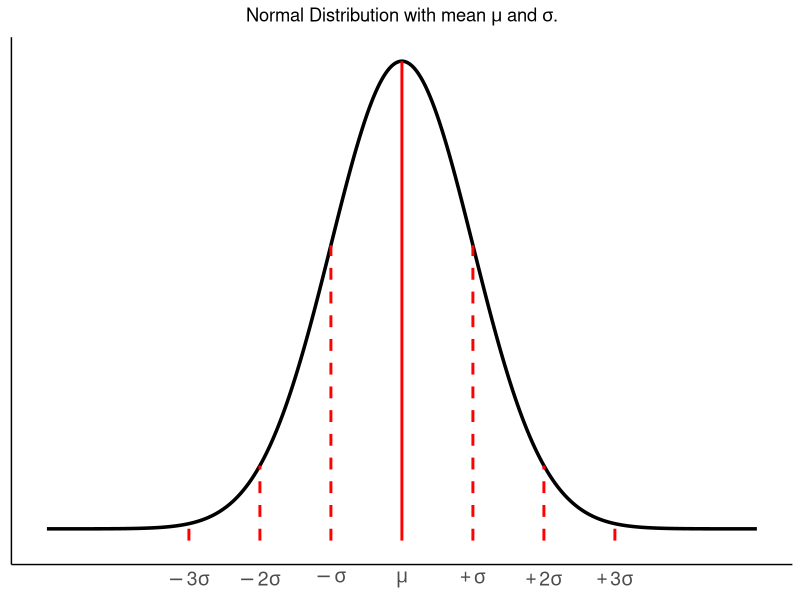
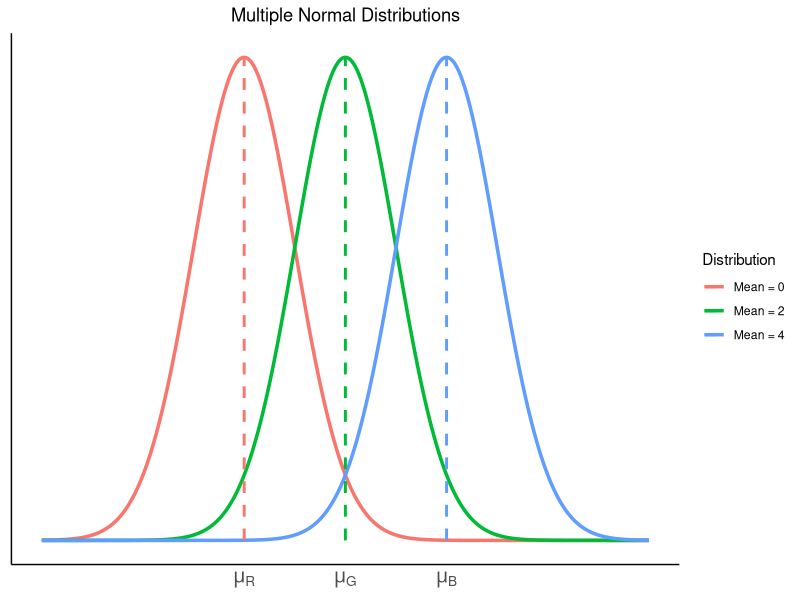
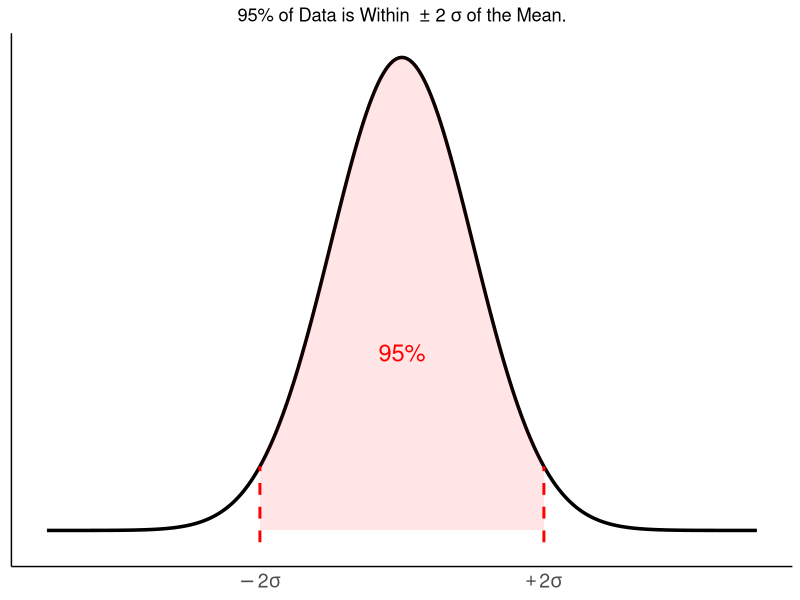
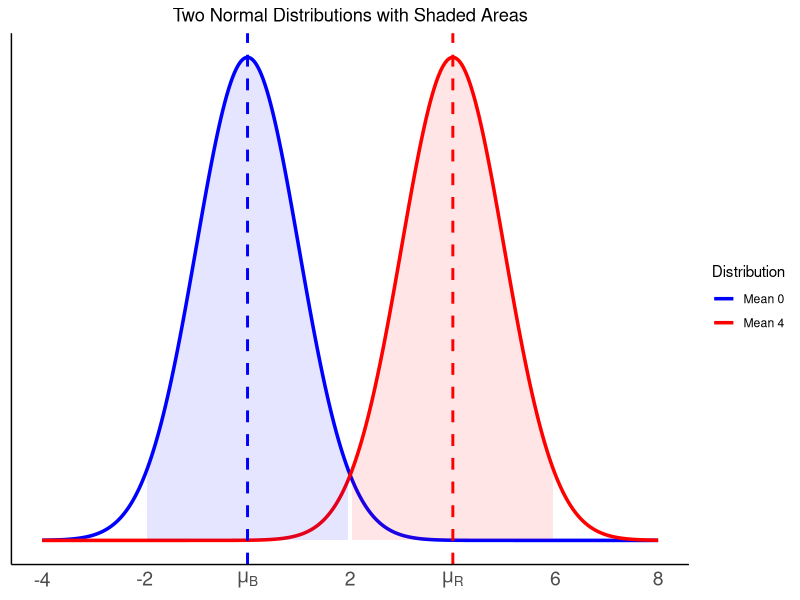
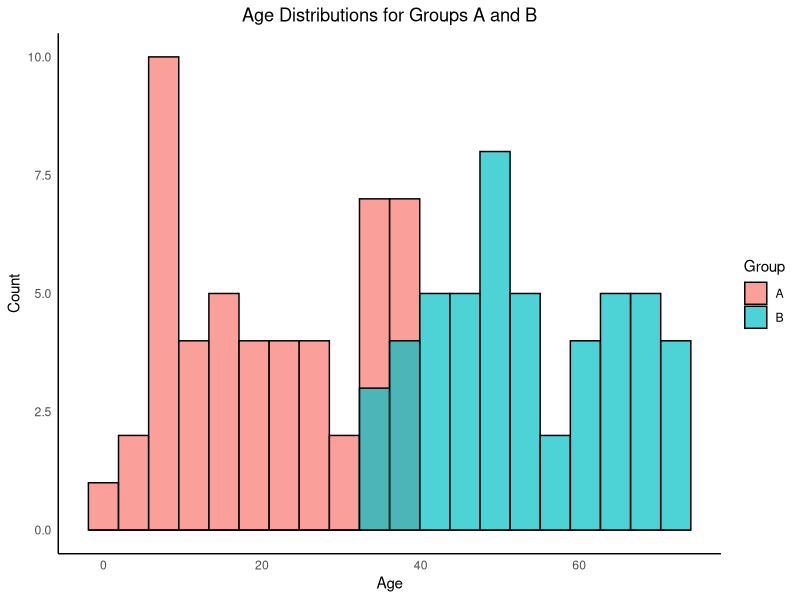
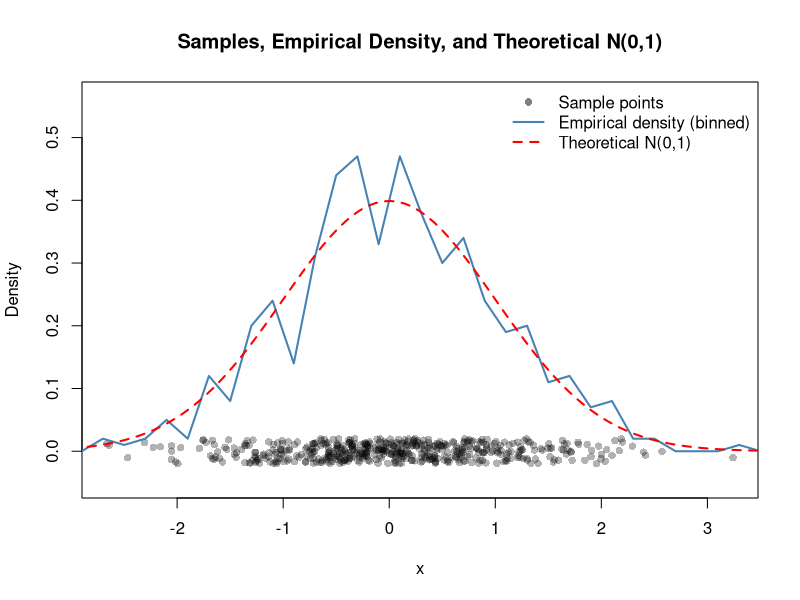
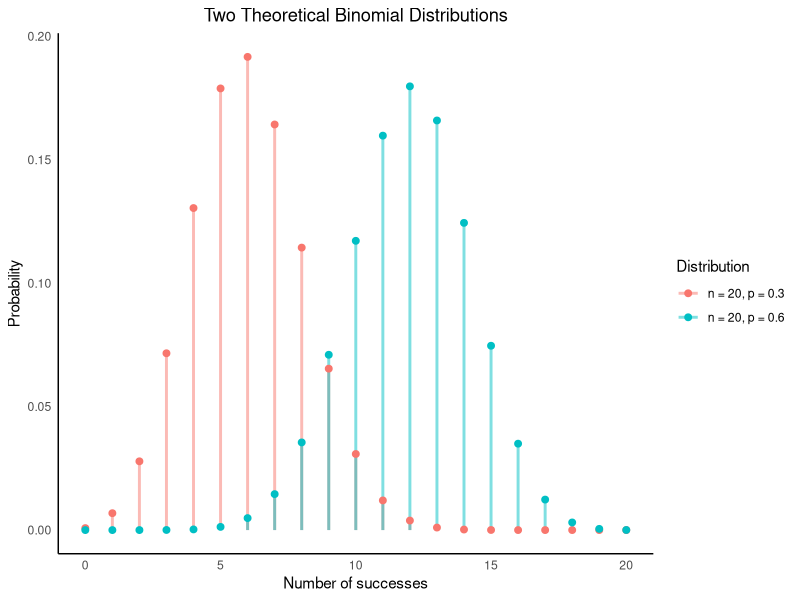
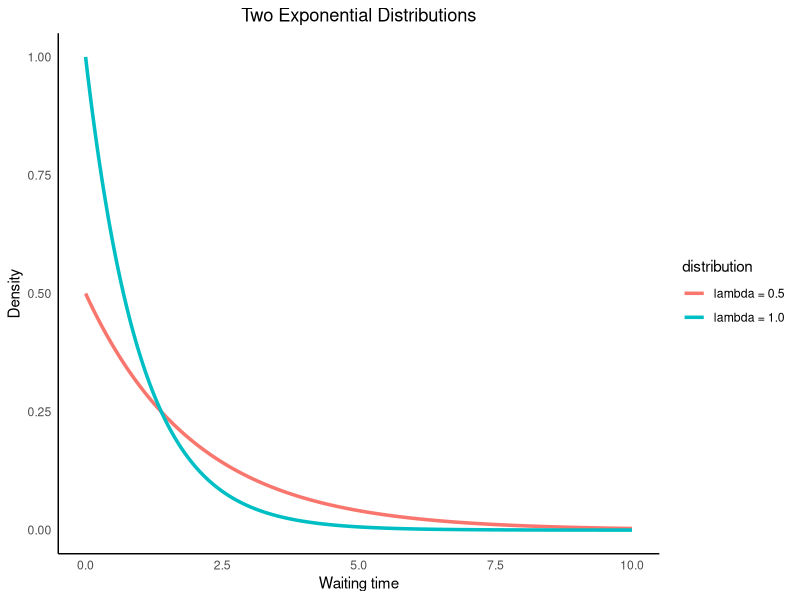

R code for these plots, in order:
## ---- chunk 1
knitr::opts_chunk$set(echo = TRUE)

knitr::opts_chunk$set(
  fig.width = 6,
  fig.height = 4,
  fig.align = "center"  # center figures
)

## ---- chunk 2
setwd("C:/R-statistics-analysis")
## ---- chunk 3

library(ggplot2)

x <- seq(-5, 5, length.out = 1000)

df <- data.frame(
  x = x,
  density = dnorm(x, mean = 0, sd = 1)
)

# Positions for vertical lines
vline_positions <- c(-3, -2, -1, 0, 1, 2, 3)

# Data frame for vertical segments
vline_df <- data.frame(
  x = vline_positions,
  y_start = -0.01,
  y_end = dnorm(vline_positions, mean = 0, sd = 1)
)

ggplot(df, aes(x = x, y = density)) +
  geom_line(linewidth = 1.2, color = "black") +
  geom_segment(
    data = vline_df,
    aes(x = x, xend = x, y = y_start, yend = y_end),
    linetype = c(2, 2, 2, 1, 2, 2, 2),    # dashed for -1 and 1, solid for 0
    linewidth = 1,
    color = "red"
  ) +
  scale_x_continuous(
    breaks = c(-3, -2, -1, 0, 1, 2, 3),
    labels = expression(-3*sigma, -2*sigma, -sigma, mu, +sigma, +2*sigma, +3*sigma)
  ) +
  labs(
    title = expression("Normal Distribution with mean " * mu * " and " * sigma * "."),
    x = NULL,
    y = NULL
  ) +
  theme_minimal() +
  theme(
    plot.title = element_text(hjust = 0.5),
    panel.grid.major = element_blank(),
    panel.grid.minor = element_blank(),
    axis.line = element_line(color = "black"),
    axis.text.y = element_blank(),
    axis.text.x = element_text(size = 14)
  )
## ---- chunk 4

library(ggplot2)

x <- seq(-4, 8, length.out = 1000)

df <- data.frame(
  x = rep(x, 3),
  density = c(
    dnorm(x, mean = 0, sd = 1),
    dnorm(x, mean = 2, sd = 1),
    dnorm(x, mean = 4, sd = 1)
  ),
  distribution = factor(
    rep(c("Mean = 0", "Mean = 2", "Mean = 4"), each = length(x))
  )
)

# Data frame for vertical mean segments
vline_df <- data.frame(
  x = c(0, 2, 4),
  mean = c(0, 2,4),
  distribution = factor(
    expression("Mean = 0", "Mean = 2", "Mean = 4"),
    levels = levels(df$distribution)
  )
)

# Segment start/end
vline_df$y_start <- 0
vline_df$y_end <- dnorm(vline_df$x, mean = vline_df$mean, sd = 1)

ggplot(df, aes(x = x, y = density, color = distribution)) +
  geom_line(linewidth = 1.2) +
  geom_segment(
    data = vline_df,
    aes(
      x = x, xend = x,
      y = y_start, yend = y_end,
      color = distribution
    ),
    linewidth = 1,
    linetype = "dashed"
  ) +
  scale_x_continuous(
    breaks = c(0, 2, 4),
    labels = expression(mu[R], mu[G], mu[B])
  ) +
  labs(
    title = "Multiple Normal Distributions",
    x = NULL,
    y = NULL,
    color = "Distribution"
  ) +
  theme_minimal() +
  theme(
    plot.title = element_text(hjust = 0.5),
    panel.grid.major = element_blank(),
    panel.grid.minor = element_blank(),
    axis.line = element_line(color = "black"),
    axis.text.y = element_blank(),
    axis.text.x = element_text(size = 14)
  )
## ---- chunk 5

library(ggplot2)

x <- seq(-5, 5, length.out = 1000)

df <- data.frame(
  x = x,
  density = dnorm(x, mean = 0, sd = 1)
)

# Positions for vertical lines
vline_positions <- c(-2, 2)

# Data frame for vertical segments
vline_df <- data.frame(
  x = vline_positions,
  y_start = -0.01,
  y_end = dnorm(vline_positions, mean = 0, sd = 1)
)

ggplot(df, aes(x = x, y = density)) +
  geom_line(linewidth = 1.2, color = "black") +
  geom_ribbon(
    data = subset(df, x >= -2 & x <= 2),
    aes(x = x, ymin = 0, ymax = density),
    alpha = 0.1,
    inherit.aes = FALSE,
    fill = "red"
  ) +
  geom_segment(
    data = vline_df,
    aes(x = x, xend = x, y = y_start, yend = y_end),
    linetype = c(2, 2), # all dashed lines
    linewidth = 1,
    color = "red"
  ) +
  scale_x_continuous(
    breaks = c(-2, 2),
    labels = expression(-2*sigma, +2*sigma)
  ) +
  labs(
    title = expression("95% of Data is Within " * ~"\u00B1 2 " * sigma * " of the Mean."),
    x = NULL,
    y = NULL
  ) +
  theme_minimal() +
  theme(
    plot.title = element_text(hjust = 0.5),
    panel.grid.major = element_blank(),
    panel.grid.minor = element_blank(),
    axis.line = element_line(color = "black"),
    axis.text.y = element_blank(),
    axis.text.x = element_text(size = 14)
  ) +
  annotate("text", x = 0, y = 0.15, label = "95%", color = "red", size = 6)
## ---- chunk 6

library(ggplot2)

x <- seq(-4, 8, length.out = 1000)

df <- data.frame(
  x = rep(x, 2),
  density = c(
    dnorm(x, mean = 0, sd = 1),
    dnorm(x, mean = 4, sd = 1)
  ),
  distribution = factor(rep(c("Mean 0", "Mean 4"), each = length(x)))
)

ggplot(df, aes(x = x, y = density, color = distribution, fill = distribution)) +
  geom_line(linewidth = 1.2) +
  geom_ribbon(
    data = subset(df, distribution == "Mean 0" & x >= -1.96 & x <= 1.96),
    aes(x = x, ymin = 0, ymax = density),
    alpha = 0.1,
    inherit.aes = FALSE,
    fill = "blue"
  ) +
  geom_ribbon(
    data = subset(df, distribution == "Mean 4" & x >= -1.96+4 & x <= 1.96+4),
    aes(x = x, ymin = 0, ymax = density),
    alpha = 0.1,
    inherit.aes = FALSE,
    fill = "red"
  ) +
  scale_color_manual(values = c("Mean 0" = "blue", "Mean 4" = "red")) +
  scale_fill_manual(values = c("Mean 0" = "blue", "Mean 4" = "red")) +
  scale_x_continuous(
    breaks = c(-4, -2, 0, 2, 4, 6, 8),
    labels = c(
      "-4", "-2",
      expression(mu[B]),
      "2",
      expression(mu[R]),
      "6", "8"
    )
  ) +
  labs(
    title = "Two Normal Distributions with Shaded Areas",
    x = NULL,
    y = NULL,
    color = "Distribution"
  ) +
  theme_minimal() +
  theme(
    plot.title = element_text(hjust = 0.5),
    panel.grid.major = element_blank(),
    panel.grid.minor = element_blank(),
    axis.line = element_line(color = "black"),
    axis.text.y = element_blank(),
    axis.text.x = element_text(size = 14)
  ) +
  geom_vline(xintercept = 0, color = "blue", linetype = "dashed", linewidth = 1) +
  geom_vline(xintercept = 4, color = "red", linetype = "dashed", linewidth = 1)

## ---- chunk 7

set.seed(2)  # for reproducibility

n <- 50
age_A <- runif(n, min = 1, max = 40)
age_B <- runif(n, min = 35, max = 74)

df <- data.frame(
  age = c(age_A, age_B),
  group = rep(c("A", "B"), each = n)
)

library(ggplot2)

ggplot(df, aes(x = age, fill = group)) +
  geom_histogram(position = "identity", alpha = 0.7, bins = 20, color = "black") +
  labs(
    title = "Age Distributions for Groups A and B",
    x = "Age",
    y = "Count",
    fill = "Group"
  ) +
  theme_minimal() +
  theme(
    plot.title = element_text(hjust = 0.5),
    panel.grid.major = element_blank(),
    panel.grid.minor = element_blank(),
    axis.line = element_line(color = "black")
  )

## ---- chunk 8

set.seed(123)

# 1. Sample data
N <- 500
x <- rnorm(N, mean = 0, sd = 1)

# Small vertical jitter so points don't overlap
y_jitter <- runif(N, min = -0.02, max = 0.02)

# 2. Empirical density via bins
dx <- 0.2
breaks <- seq(
  from = floor(min(x)),
  to   = ceiling(max(x)),
  by   = dx
)

h <- hist(x, breaks = breaks, plot = FALSE)

emp_density <- h$counts / (N * dx)
mids <- h$mids

# 3. Plot setup
plot(
  x, y_jitter,
  pch = 16,
  col = rgb(0, 0, 0, 0.3),
  xlab = "x",
  ylab = "Density",
  ylim = c(-0.05, max(emp_density) * 1.2),
  main = "Samples, Empirical Density, and Theoretical N(0,1)"
)

# 4. Empirical density as a solid line
lines(
  mids, emp_density,
  col = "steelblue",
  lwd = 2
)

# 5. Theoretical density
curve(
  dnorm(x, mean = 0, sd = 1),
  from = min(breaks),
  to   = max(breaks),
  add = TRUE,
  col = "red",
  lwd = 2,
  lty = 2
)

# 6. Legend
legend(
  "topright",
  legend = c(
    "Sample points",
    "Empirical density (binned)",
    "Theoretical N(0,1)"
  ),
  col = c(
    rgb(0, 0, 0, 0.5),
    "steelblue",
    "red"
  ),
  lwd = c(NA, 2, 2),
  lty = c(NA, 1, 2),
  pch = c(16, NA, NA),
  bty = "n"
)
## ---- chunk 9

x <- 0:20

df <- data.frame(
    x = rep(x, 2),
    probability = c(
    dbinom(x, size = 20, prob = 0.3),
    dbinom(x, size = 20, prob = 0.6)
  ),
  distribution = factor(rep(
    c("n = 20, p = 0.3", "n = 20, p = 0.6"),
    each = length(x)
  ))
)

library(ggplot2)


ggplot(df, aes(x = x, y = probability, color = distribution)) +
  geom_segment(
  aes(xend = x, y = 0, yend = probability),
    linewidth = 1,
    alpha = 0.5
  ) +
  geom_point(size = 2) +
  labs(
    title = "Two Theoretical Binomial Distributions",
    x = "Number of successes",
    y = "Probability",
    color = "Distribution"
  ) +
  theme_minimal() +
  theme(
    plot.title = element_text(hjust = 0.5),
    panel.grid.major = element_blank(),
    panel.grid.minor = element_blank(),
    axis.line = element_line(color = "black"),
  )
## ---- chunk 10
library(ggplot2)

# x range (waiting time)
x <- seq(0, 10, length.out = 1000)

# Data frame with two exponential PDFs
df <- data.frame(
  x = rep(x, 2),
  density = c(
    dexp(x, rate = 0.5),
    dexp(x, rate = 1.0)
  ),
  distribution = factor(rep(
    c("lambda = 0.5", "lambda = 1.0"),
    each = length(x)
  ))
)

ggplot(df, aes(x = x, y = density, color = distribution)) +
  geom_line(linewidth = 1.2) +
  labs(
    title = "Two Exponential Distributions",
    x = "Waiting time",
    y = "Density"
  ) +
  theme_minimal() +
  theme(
    plot.title = element_text(hjust = 0.5),
    panel.grid.major = element_blank(),
    panel.grid.minor = element_blank(),
    axis.line = element_line(color = "black"),
  )
## ---- chunk 11
set.seed(1) # for reproducibility

library(ggplot2)

# Simulate 10 dice throws (values 1 to 6)
throws <- sample(1:6, size = 10, replace = TRUE)

# Calculate sample mean and SD
mean_throws <- mean(throws)
sd_throws <- sd(throws)

# Create a data frame for plotting
df <- data.frame(value = throws)

# Plot histogram of throws with mean and SD lines
ggplot(df, aes(x = value)) +
  geom_histogram(binwidth = 1, boundary = 0.5, fill = "skyblue", color = "black") +
  geom_vline(xintercept = mean_throws, color = "red", size = 1, linetype = "solid") +
  geom_vline(xintercept = mean_throws + sd_throws, color = "red", size = 1, linetype = "dashed") +
  geom_vline(xintercept = mean_throws - sd_throws, color = "red", size = 1, linetype = "dashed") +
  labs(
    title = "Distribution of 10 Dice Throws",
    subtitle = paste0("Mean = ", round(mean_throws, 2), ", SD = ", round(sd_throws, 2)),
    x = "Dice Value",
    y = "Count"
  ) +
  scale_x_continuous(breaks = 1:6) +
  theme_minimal() +
  theme(
    plot.title = element_text(hjust = 0.5),
    plot.subtitle = element_text(hjust = 0.5),
    panel.grid.major = element_blank(),
    panel.grid.minor = element_blank(),
    axis.line = element_line(color = "black"),
  )
## ---- chunk 12
set.seed(1) # for reproducibility

library(ggplot2)

# Simulate 100 dice throws (values 1 to 6)
throws <- sample(1:6, size = 100, replace = TRUE)

# Calculate sample mean and SD
mean_throws <- mean(throws)
sd_throws <- sd(throws)

# Create a data frame for plotting
df <- data.frame(value = throws)

# Plot histogram of throws with mean and SD lines
ggplot(df, aes(x = value)) +
  geom_histogram(binwidth = 1, boundary = 0.5, fill = "skyblue", color = "black") +
  geom_vline(xintercept = mean_throws, color = "red", size = 1, linetype = "solid") +
  geom_vline(xintercept = mean_throws + sd_throws, color = "red", size = 1, linetype = "dashed") +
  geom_vline(xintercept = mean_throws - sd_throws, color = "red", size = 1, linetype = "dashed") +
  labs(
    title = "Distribution of 100 Dice Throws",
    subtitle = paste0("Mean = ", round(mean_throws, 2), ", SD = ", round(sd_throws, 2)),
    x = "Dice Value",
    y = "Count"
  ) +
  scale_x_continuous(breaks = 1:6) +
  theme_minimal() +
  theme(
    plot.title = element_text(hjust = 0.5),
    plot.subtitle = element_text(hjust = 0.5),
    panel.grid.major = element_blank(),
    panel.grid.minor = element_blank(),
    axis.line = element_line(color = "black"),
  )
## ---- chunk 13
set.seed(1) # for reproducibility

library(ggplot2)

# Simulate 1000 dice throws (values 1 to 6)
throws <- sample(1:6, size = 1000, replace = TRUE)

# Calculate sample mean and SD
mean_throws <- mean(throws)
sd_throws <- sd(throws)

# Create a data frame for plotting
df <- data.frame(value = throws)

# Plot histogram of throws with mean and SD lines
ggplot(df, aes(x = value)) +
  geom_histogram(binwidth = 1, boundary = 0.5, fill = "skyblue", color = "black") +
  geom_vline(xintercept = mean_throws, color = "red", size = 1, linetype = "solid") +
  geom_vline(xintercept = mean_throws + sd_throws, color = "red", size = 1, linetype = "dashed") +
  geom_vline(xintercept = mean_throws - sd_throws, color = "red", size = 1, linetype = "dashed") +
  labs(
    title = "Distribution of 1000 Dice Throws",
    subtitle = paste0("Mean = ", round(mean_throws, 2), ", SD = ", round(sd_throws, 2)),
    x = "Dice Value",
    y = "Count"
  ) +
  scale_x_continuous(breaks = 1:6) +
  theme_minimal() +
  theme(
    plot.title = element_text(hjust = 0.5),
    plot.subtitle = element_text(hjust = 0.5),
    panel.grid.major = element_blank(),
    panel.grid.minor = element_blank(),
    axis.line = element_line(color = "black"),
  )
## ---- chunk 14
set.seed(12)

n <- 10
B_vals <- c(50)

df <- data.frame()

for (B in B_vals) {
  sample_means <- numeric(B)
  
  for (i in 1:B) {
    x <- sample(1:6, size = n, replace = TRUE)
    sample_means[i] <- mean(x)
  }
  
  df <- rbind(
    df,
    data.frame(
      value = sample_means,
      experiments = factor(B)
    )
  )
}

library(dplyr)

stats <- df %>%
  group_by(experiments) %>%
  summarise(
    mean_val = mean(value),
    sd_val = sd(value)
  )

# Create a grid for normal curves
normal_curves <- stats %>%
  rowwise() %>%
  do({
    data.frame(
      experiments = .$experiments,
      x = seq(min(df$value), max(df$value), length.out = 100),
      y = dnorm(
        seq(min(df$value),
            max(df$value),
            length.out = 100),
        mean = .$mean_val,
        sd = .$sd_val)
    )
  }) %>%
  ungroup()

#experiments <- as.numeric(as.character(df$experiments))

library(ggplot2)

ggplot(df, aes(x = value)) +
  geom_histogram(
    aes(y = after_stat(density)),
    bins = 10,
    fill = "steelblue",
    color = "black",
    alpha = 0.6
  ) +
  geom_line(
    data = normal_curves,
    aes(x = x, y = y),
    color = "red",
    size = 1
  ) +
  facet_wrap(~ experiments, ncol = 3) +
  labs(
    title = "Sampling Distributions with n = 10 sample size",
    subtitle = "Histograms with overlaid normal density",
    x = "Sample mean",
    y = "Density"
  ) +
  scale_x_continuous(breaks = seq(2, 5, by = 0.25)) +
  theme_minimal() +
  theme(
    plot.title = element_text(hjust = 0.5),
    plot.subtitle = element_text(hjust = 0.5),
    panel.grid.major = element_blank(),
    panel.grid.minor = element_blank(),
    axis.line = element_line(color = "black"),
  )
## ---- chunk 15
set.seed(12)

n <- 10
B_vals <- c(5, 10, 20, 30, 50, 100, 200, 500, 1000)

df <- data.frame()

for (B in B_vals) {
  sample_means <- numeric(B)
  
  for (i in 1:B) {
    x <- sample(1:6, size = n, replace = TRUE)
    sample_means[i] <- mean(x)
  }
  
  df <- rbind(
    df,
    data.frame(
      value = sample_means,
      experiments = factor(B)
    )
  )
}

library(dplyr)

stats <- df %>%
  group_by(experiments) %>%
  summarise(
    mean_val = mean(value),
    sd_val = sd(value)
  )

# Create a grid for normal curves
normal_curves <- stats %>%
  rowwise() %>%
  do({
    data.frame(
      experiments = .$experiments,
      x = seq(min(df$value), max(df$value), length.out = 100),
      y = dnorm(
        seq(min(df$value),
            max(df$value),
            length.out = 100),
        mean = .$mean_val,
        sd = .$sd_val)
    )
  }) %>%
  ungroup()

#experiments <- as.numeric(as.character(df$experiments))

library(ggplot2)

ggplot(df, aes(x = value)) +
  geom_histogram(
    aes(y = after_stat(density)),
    bins = 10,
    fill = "steelblue",
    color = "black",
    alpha = 0.6
  ) +
  geom_line(
    data = normal_curves,
    aes(x = x, y = y),
    color = "red",
    size = 1
  ) +
  facet_wrap(~ experiments, ncol = 3) +
  labs(
    title = "Sampling Distributions with n = 10 sample size",
    subtitle = "Histograms with overlaid normal density",
    x = "Sample mean",
    y = "Density"
  ) +
  scale_x_continuous(breaks = seq(2, 5, by = 1.5)) +
  theme_minimal() +
  theme(
    plot.title = element_text(hjust = 0.5),
    plot.subtitle = element_text(hjust = 0.5),
    panel.grid.major = element_blank(),
    panel.grid.minor = element_blank(),
    axis.line = element_line(color = "black"),
  )
## ---- chunk 16

library(survival)
library(ggplot2)

set.seed(1)

# Simulate data: two groups, 100 individuals each
n <- 100
data <- data.frame(
  time = c(rexp(n, rate = 0.012), rexp(n, rate = 0.014)),  # exponential survival times
  status = c(rbinom(n, 1, 0.9), rbinom(n, 1, 0.9)),    # 100% event observed
  group = rep(c("A", "B"), each = n)
)

# Fit Kaplan-Meier
fit <- survfit(Surv(time, status) ~ group, data = data)

# Extract survival data into a data frame for ggplot
km_data <- do.call(rbind, lapply(seq_along(fit$strata), function(i) {
  idx <- sum(fit$strata[seq_len(i - 1)]) + 1L:fit$strata[i]
  data.frame(
    time = fit$time[idx],
    surv = fit$surv[idx],
    upper = fit$upper[idx],
    lower = fit$lower[idx],
    strata = rep(names(fit$strata)[i], fit$strata[i])
  )
}))

# Plot KM curves with confidence ribbons
ggplot(km_data, aes(x = time, y = surv, color = strata, fill = strata)) +
  geom_step(linewidth = 1.2) +
  labs(x = "Time in Days", y = "Survival Probability", color = "Group", fill = "Group") +
  coord_cartesian(xlim = c(0, 210), ylim = c(1.0, 0.0)) +
  scale_x_continuous(breaks = seq(0, 210, by = 20)) +    # ticks every 10 units
  scale_y_continuous(breaks = seq(0.0, 1.0, by = 0.1)) +     # ticks every 0.1
  theme_minimal()



## ---- chunk 17
set.seed(11)

# Sample size in both groups
n <- 10

A <- rnorm(n, mean = 9, sd = 3)
B <- rnorm(n, mean = 12, sd = 3)

df <- data.frame(
  value = c(A, B),
  group = factor(rep(c("A", "B"), each = n))
)
## ---- chunk 18
library(ggplot2)


# Data points
ggplot(df, aes(x = group, y = value)) +
  geom_jitter(width = 0.1, alpha = 1) +
  labs(
    title = "Comparison of Two Normally Distributed Groups, Data Points",
    x = "Group",
    y = "Value"
  ) +
  theme_minimal()
## ---- chunk 19
# Mean ± 1 SD
ggplot(df, aes(x = group, y = value)) +
  stat_summary(
    fun = mean,
    geom = "point",
    size = 4,
    color = "red"
  ) +
  stat_summary(
    fun.data = mean_sdl,
    fun.args = list(mult = 1),
    geom = "errorbar",
    width = 0.1,
    color = "red"
  ) +
  labs(
    title = "Comparison of Two Normally Distributed Groups, Mean ± SD",
    x = "Group",
    y = "Value"
  ) +
  theme_minimal()
## ---- chunk 20
# Boxplot
ggplot(df, aes(x = group, y = value)) +
  geom_boxplot(fill = "orange", size = 0.5, outlier.shape = NA, coef = Inf) +
  labs(
    title = "Comparison of Two Normally Distributed Groups, Boxplots",
    x = "Group",
    y = "Value"
  ) +
  theme_minimal()

## ---- chunk 21
set.seed(11)

# Sample size in both groups
n <- 5

A <- rnorm(n, mean = 9, sd = 3)
B <- rnorm(n, mean = 12, sd = 3)

df <- data.frame(
  value = c(A, B),
  group = factor(rep(c("A", "B"), each = n))
)

# Subset for the point to highlight (5th point in group B)
highlight_point <- df[df$group == "B", ][5, ]

# Plot data points and mean ± SD
ggplot(df, aes(x = group, y = value)) +
  geom_jitter(width = 0.1, alpha = 0.3) +
  stat_summary(
    fun = mean,
    geom = "point",
    size = 4,
    color = "red"
  ) +
  stat_summary(
    fun.data = mean_sdl,
    fun.args = list(mult = 1),
    geom = "errorbar",
    width = 0.1,
    color = "red"
  ) +
  geom_point(
    data = highlight_point,
    aes(x = group, y = value),
    color = "blue",
    size = 5,
    shape = 1
  ) +
  labs(
    title = "Comparison of Groups using Mean ± SD, No Outlier",
    x = "Group",
    y = "Value"
  ) +
  theme_minimal()

mean_A <- mean(df$value[df$group == "A"])
mean_B <- mean(df$value[df$group == "B"])

mean_diff <- mean_B - mean_A

mean_diff
## ---- chunk 22

# Copy df to avoid altering original data accidentally
df_mod <- df

# Add 50 to the blue point’s value
df_mod[df_mod$group == "B", ][5, ]$value <- df_mod[df_mod$group == "B", ][5, ]$value + 50

highlight_point <- df_mod[df_mod$group == "B", ][5, ]

# Plot data points and mean ± SD
ggplot(df_mod, aes(x = group, y = value)) +
  geom_jitter(width = 0.1, alpha = 0.3) +
  stat_summary(
    fun = mean,
    geom = "point",
    size = 4,
    color = "red"
  ) +
  stat_summary(
    fun.data = mean_sdl,
    fun.args = list(mult = 1),
    geom = "errorbar",
    width = 0.1,
    color = "red"
  ) +
  geom_point(
    data = highlight_point,
    aes(x = group, y = value),
    color = "blue",
    size = 5,
    shape = 1
  ) +
  labs(
    title = "Comparison of Groups using Mean ± SD, With Outlier",
    x = "Group",
    y = "Value"
  ) +
  theme_minimal()

mean_A <- mean(df_mod$value[df_mod$group == "A"])
mean_B <- mean(df_mod$value[df_mod$group == "B"])

mean_diff <- mean_B - mean_A

mean_diff

## ---- chunk 23
set.seed(1)

n <- 50
x <- runif(n, 0, 10)
y <- 2 + 3 * x + rnorm(n, 0, 10)  # y = 2 + 3x + noise

df <- data.frame(x = x, y = y)

model <- lm(y ~ x, data = df)

library(ggplot2)

ggplot(df, aes(x = x, y = y)) +
  geom_point(alpha = 0.6) +
  geom_smooth(method = "lm", se = FALSE, color = "blue",linewidth = 1.2) +
  ylim(-200, 200) +
  labs(title = "Linear Regression without Outliers", x = "x", y = "y") +
  theme_minimal()
## ---- chunk 24
# Add outliers
df_outlier <- rbind(df, data.frame(x = 8, y = 150))  # extreme y value at x=8
df_outlier <- rbind(df_outlier, data.frame(x = 1, y = -120))  # extreme y value at x=1
df_outlier <- rbind(df_outlier, data.frame(x = 10, y = 180))  # extreme y value at x=10

# Fit model with outlier
model_outlier <- lm(y ~ x, data = df_outlier)

ggplot(df_outlier, aes(x = x, y = y)) +
  geom_point(alpha = 0.6) +
  geom_smooth(method = "lm", se = FALSE, color = "red", linewidth = 1.2) +
  ylim(-200, 200) +
  labs(title = "Linear Regression with Outliers", x = "x", y = "y") +
  theme_minimal()
## ---- chunk 25
ggplot() +
  geom_point(data = df_outlier, aes(x = x, y = y), alpha = 0.6) +
  geom_smooth(data = df, aes(x = x, y = y), method = "lm", se = FALSE, color = "blue", linewidth = 1.2) +
  geom_smooth(data = df_outlier, aes(x = x, y = y), method = "lm", se = FALSE, color = "red", linewidth = 1.2) +
  ylim(-200, 200) +
  labs(title = "Regression Line Before (blue) and After (red) Adding Outlier",
       x = "x", y = "y") +
  theme_minimal()
## ---- chunk 26
set.seed(42)

n <- 50

# Generate two variables with correlation

x <- rnorm(n, mean = 6, sd = 3)
y <- rnorm(n, mean = 4, sd = 2)

df <- data.frame(x = x, y = y)

library(ggplot2)

ggplot(df, aes(x = x, y = y)) +
  geom_point(color = "blue", alpha = 0.7) +
  geom_smooth(method = "lm", se = FALSE, color = "red") +
  ylim(-5,30) +
  labs(
    title = "Scatter plot of two correlated variables",
    subtitle = paste("Correlation:", round(cor(df$x, df$y), 2)),
    x = "Variable X",
    y = "Variable Y"
  ) +
  theme_minimal()
## ---- chunk 27
# Modify points to extreme outliers
df_mod <- df
df_mod$x[1] <- 12
df_mod$y[1] <- 28
df_mod$x[2] <- -2
df_mod$y[2] <- -3

# Calculate correlation before and after
cor_before <- cor(df$x, df$y)
cor_after <- cor(df_mod$x, df_mod$y)

# Plot with highlighted point
ggplot(df_mod, aes(x = x, y = y)) +
  geom_point(color = "blue", alpha = 0.7) +
  geom_point(data = df_mod[1, ], aes(x = x, y = y), color = "orange", size = 6, shape = 1) +
  geom_point(data = df_mod[2, ], aes(x = x, y = y), color = "orange", size = 6, shape = 1) +
  geom_smooth(method = "lm", se = FALSE, color = "red", size = 1) +
  ylim(-5,30) +
  labs(
    title = "Scatter plot with extreme outliers highlighted",
    subtitle = paste0("Correlation before: ", round(cor_before, 3),
                      " | Correlation after: ", round(cor_after, 3)),
    x = "Variable X",
    y = "Variable Y"
  ) +
  theme_minimal()
